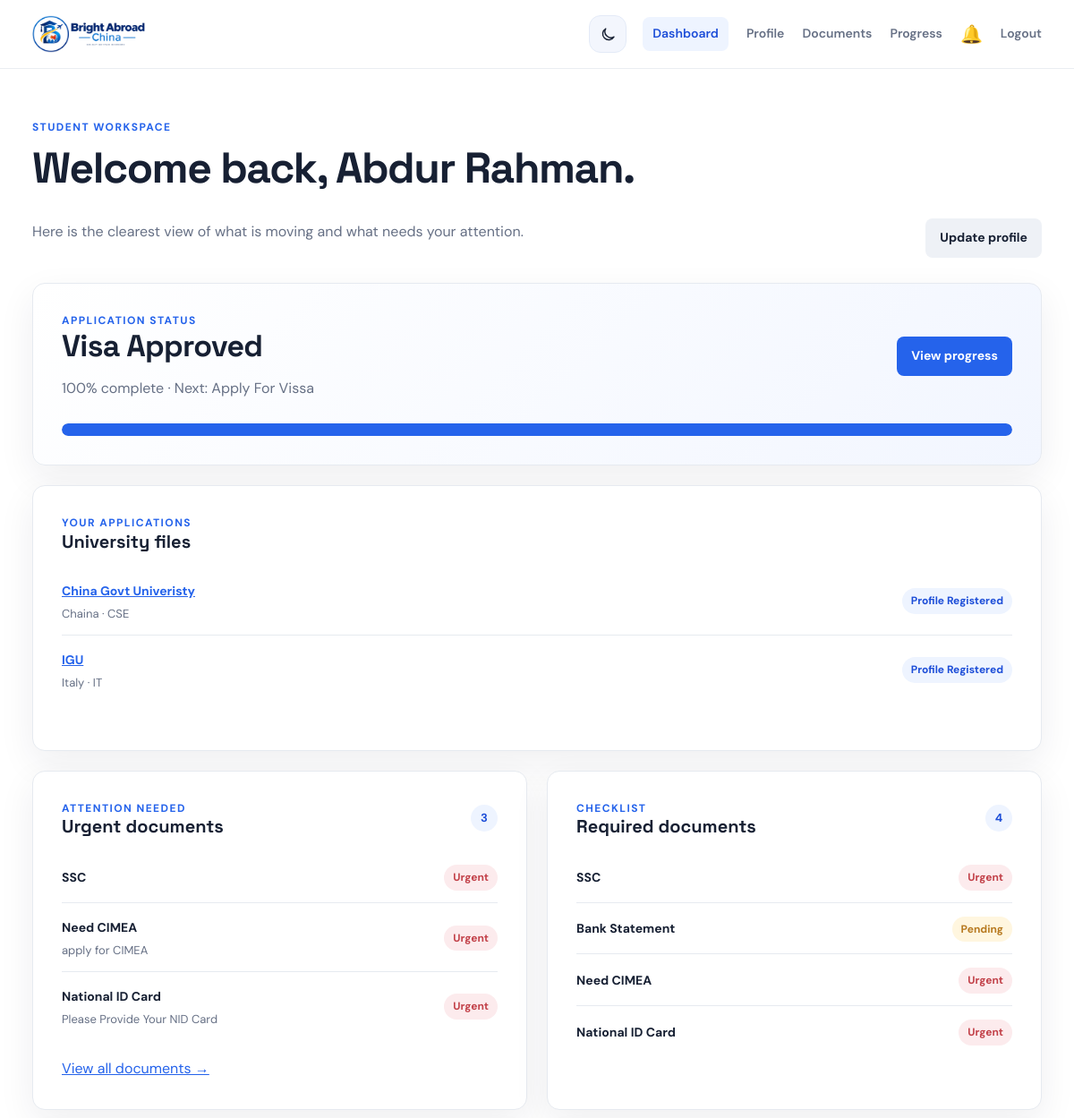
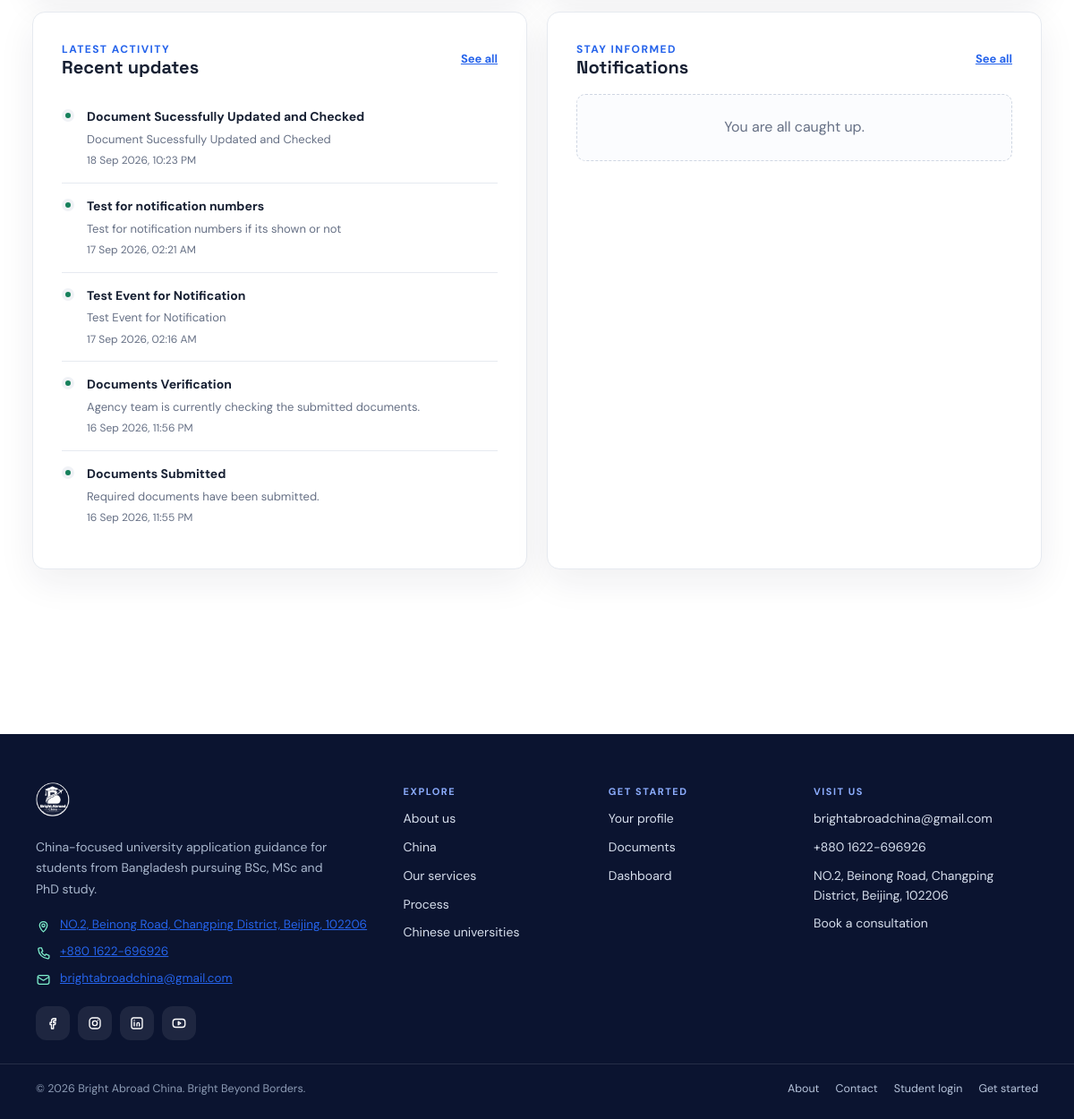
/students/dashboard/ (signed in), run on the app's committed database (2 pictures, top to bottom).
### accounts/models.py (models this page shows, shortened)
class User(AbstractUser):
    ROLE_CHOICES = (
        ("student", "Student"),
        ("staff", "Staff"),
    )
    role = models.CharField(
        max_length=20,
        choices=ROLE_CHOICES,
        default="student"
    )
    phone = models.CharField(
        max_length=20,
        blank=True
    )

### students/models.py (models this page shows, shortened)
class StudentProfile(models.Model):
    GENDER_CHOICES = (
        ("male", "Male"),
        ("female", "Female"),
        ("other", "Other"),
    )
    user = models.OneToOneField(
        settings.AUTH_USER_MODEL,
        on_delete=models.CASCADE,
        related_name="student_profile"
    )
    full_name = models.CharField(
        max_length=150,
        blank=True
    )
    date_of_birth = models.DateField(
        null=True,
        blank=True
    )
    gender = models.CharField(
        max_length=20,
        choices=GENDER_CHOICES,
        blank=True
    )
    passport_number = models.CharField(
        max_length=50,
        blank=True
    )
    passport_expiry = models.DateField(
        null=True,
        blank=True
    )
    address = models.TextField(
        blank=True
    )
    city = models.CharField(
        max_length=100,
        blank=True
    )
    drive_link = models.URLField(
        blank=True
    )
    country = models.CharField(
        max_length=100,
        default="Bangladesh"
    )
    STATUS_CHOICES = (
        ("registered", "Profile Registered"),
        ("verification", "Profile Verification & File Preparation"),
        ("documents", "Document Collection & Review"),
        ("professor_outreach", "Professor Outreach & Acceptance Process (For Master's/Research Programs)"),
        ("application", "University Application In Progress"),
        ("interview", "Interview Preparation / Interview Scheduled"),
        ("offer", "Admission Offer & Official Documents Received"),
        ("visa_processing", "Visa Application Processing"),
        ("visa_approved", "Visa Approved"),
        ("pre_departure", "Pre-Departure Preparation & Ready to Fly"),
    )
    STATUS_PROGRESS = {
        "registered": 5,
        "verification": 20,
        "documents": 30,
        "professor_outreach": 30,
        "application": 40,
        "interview": 50,
        "offer": 90,
        "visa_processing": 95,
        "visa_approved": 100,
        "pre_departure": 100,
    }
    current_status = models.CharField(
        max_length=30,
        choices=STATUS_CHOICES,
        default="registered"
    )
    progress = models.PositiveIntegerField(
        default=0
    )
    next_step = models.CharField(
        max_length=255,
        blank=True
    )
    destination_country = models.CharField(
        max_length=100,
        blank=True
    )
    university = models.CharField(
        max_length=200,
        blank=True
    )
    course = models.CharField(
        max_length=200,
        blank=True
    )
    intake = models.CharField(
        max_length=100,
        blank=True
    )
    emergency_contact_name = models.CharField(
        max_length=150,
        blank=True
    )
    emergency_contact_phone = models.CharField(
        max_length=30,
        blank=True
    )
    emergency_contact_relation = models.CharField(
        max_length=100,
        blank=True
    )
    created_at = models.DateTimeField(
        auto_now_add=True
    )
    updated_at = models.DateTimeField(
        auto_now=True
    )

class StudentApplication(models.Model):
    STATUS_CHOICES = StudentProfile.STATUS_CHOICES
    student = models.ForeignKey(
        StudentProfile,
        on_delete=models.CASCADE,
        related_name="applications"
    )
    destination_country = models.CharField(max_length=100)
    university = models.CharField(max_length=200)
    course = models.CharField(max_length=200)
    intake = models.CharField(max_length=100, blank=True)
    drive_link = models.URLField(blank=True)
    current_status = models.CharField(
        max_length=30,
        choices=STATUS_CHOICES,
        default="registered"
    )
    progress = models.PositiveIntegerField(default=0)
    next_step = models.CharField(max_length=255, blank=True)
    created_at = models.DateTimeField(auto_now_add=True)
    updated_at = models.DateTimeField(auto_now=True)
    class Meta:
        ordering = ("-updated_at", "-created_at")

class Document(models.Model):
    PRIORITY_CHOICES = (
        ("normal", "Normal"),
        ("urgent", "Urgent"),
    )
    student = models.ForeignKey(
        StudentProfile,
        on_delete=models.CASCADE,
        related_name="documents"
    )
    application = models.ForeignKey(
        StudentApplication,
        on_delete=models.CASCADE,
        related_name="documents",
        null=True,
        blank=True
    )
    name = models.CharField(
        max_length=200
    )
    required = models.BooleanField(
        default=True
    )
    received = models.BooleanField(
        default=False
    )
    priority = models.CharField(
        max_length=20,
        choices=PRIORITY_CHOICES,
        default="normal"
    )
    note = models.TextField(
        blank=True
    )
    created_at = models.DateTimeField(
        auto_now_add=True
    )
    updated_at = models.DateTimeField(
        auto_now=True
    )

class TimelineEvent(models.Model):
    student = models.ForeignKey(
        StudentProfile,
        on_delete=models.CASCADE,
        related_name="timeline_events"
    )
    application = models.ForeignKey(
        StudentApplication,
        on_delete=models.CASCADE,
        related_name="timeline_events",
        null=True,
        blank=True
    )
    title = models.CharField(
        max_length=200
    )
    description = models.TextField(
        blank=True
    )
    is_completed = models.BooleanField(
        default=False
    )
    event_date = models.DateTimeField()
    created_at = models.DateTimeField(
        auto_now_add=True
    )
    class Meta:
        ordering = ["-event_date"]

### students/views.py (the view)
@login_required
def dashboard_view(request):
    profile, created = StudentProfile.objects.get_or_create(
        user=request.user
    )
    documents = profile.documents.all()
    urgent_documents = documents.filter(
        required=True,
        received=False,
        priority="urgent"
    )
    missing_documents = documents.filter(
        required=True,
        received=False
    )
    timeline = profile.timeline_events.all()[:5]
    notifications = profile.notifications.filter(
        is_read=False
    )[:5]
    applications = profile.applications.all()
    return render(
        request,
        "students/dashboard.html",
        {
            "profile": profile,
            "urgent_documents": urgent_documents,
            "missing_documents": missing_documents,
            "timeline": timeline,
            "notifications": notifications,
            "applications": applications,
        }
    )

### students/context_processors.py (called while the page is built)
def notification_context(request):
    unread_notification_count = 0
    recent_notifications = []
    user = getattr(request, "user", None)
    if user is not None and user.is_authenticated:
        profile = StudentProfile.objects.filter(
            user=user
        ).first()
        if profile is not None:
            recent_notifications = list(profile.notifications.all()[:5])
            unread_notification_count = profile.notifications.filter(
                is_read=False
            ).count()
    return {
        "unread_notification_count": unread_notification_count,
        "recent_notifications": recent_notifications,
    }

### templates/students/dashboard.html (shortened to what this page needs)
{% extends "base.html" %}
{% block content %}
<div class="page-heading">
    <div>
        <p class="eyebrow">Student workspace</p>
        <h1>Welcome back, {{ user.first_name|default:user.username }}.</h1>
        <p class="muted">Here is the clearest view of what is moving and what needs your attention.</p>
    </div>
    <a class="button button-secondary" href="{% url 'profile' %}">Update profile</a>
</div>
<div class="dashboard-status card">
    <div class="status-summary">
        <div>
            <p class="eyebrow">Application status</p>
            <h2>{{ profile.get_current_status_display }}</h2>
            <p>{{ profile.progress }}% complete{% if profile.next_step %} · Next: {{ profile.next_step }}{% endif %}</p>
        </div>
        <a class="button" href="{% url 'progress' %}">View progress</a>
    </div>
    <progress class="application-progress" value="{{ profile.progress }}" max="100">{{ profile.progress }}%</progress>
</div>
<section class="card dashboard-grid">
    <div class="section-heading"><div><p class="eyebrow">Your applications</p><h3>University files</h3></div></div>
    {% if applications %}
        <div class="item-list">
            {% for application in applications %}
                <div class="list-item"><div><a href="{% url 'application_detail' application.id %}"><strong>{{ application.university }}</strong></a><p>{{ application.destination_country }} · {{ application.course }}</p></div><span class="status-pill">{{ application.get_current_status_display }}</span></div>
            {% endfor %}
        </div>
    {% else %}<div class="empty-state">Your agency has not added an application file yet.</div>{% endif %}
</section>
<div class="grid-2 dashboard-grid">
    <section class="card">
        <div class="section-heading"><div><p class="eyebrow">Attention needed</p><h3>Urgent documents</h3></div><span class="count-badge">{{ urgent_documents|length }}</span></div>
        {% if urgent_documents %}
            <div class="item-list">
                {% for document in urgent_documents %}
                    <div class="list-item"><div><strong>{{ document.name }}</strong>{% if document.note %}<p>{{ document.note }}</p>{% endif %}</div><span class="status-pill danger">Urgent</span></div>
                {% endfor %}
            </div>
        {% else %}<div class="empty-state">No urgent documents at the moment.</div>{% endif %}
        <a class="button-ghost" href="{% url 'documents' %}">View all documents →</a>
    </section>
    <section class="card">
        <div class="section-heading"><div><p class="eyebrow">Checklist</p><h3>Required documents</h3></div><span class="count-badge">{{ missing_documents|length }}</span></div>
        {% if missing_documents %}
            <div class="item-list">
                {% for document in missing_documents %}<div class="list-item"><strong>{{ document.name }}</strong>{% if document.priority == "urgent" %}<span class="status-pill danger">Urgent</span>{% else %}<span class="status-pill warning">Pending</span>{% endif %}</div>{% endfor %}
            </div>
        {% else %}<div class="empty-state">All required documents have been received.</div>{% endif %}
    </section>
</div>
<div class="grid-2 dashboard-grid">
    <section class="card">
        <div class="section-heading"><div><p class="eyebrow">Latest activity</p><h3>Recent updates</h3></div><a href="{% url 'progress' %}">See all</a></div>
        {% if timeline %}
            <div class="timeline-list">{% for event in timeline %}<div class="timeline-row"><span class="timeline-dot {% if event.is_completed %}complete{% endif %}"></span><div><strong>{{ event.title }}</strong><p>{{ event.description }}</p><small>{{ event.event_date|date:"d M Y, h:i A" }}</small></div></div>{% endfor %}</div>
        {% else %}<div class="empty-state">No updates yet.</div>{% endif %}
    </section>
    <section class="card">
        <div class="section-heading"><div><p class="eyebrow">Stay informed</p><h3>Notifications</h3></div><a href="{% url 'notifications' %}">See all</a></div>
        {% if notifications %}<div class="item-list">{% for notification in notifications %}<div class="notification-row"><strong>{{ notification.title }}</strong><p>{{ notification.message }}</p><small>{{ notification.created_at|date:"d M Y, h:i A" }}</small></div>{% endfor %}</div>{% else %}<div class="empty-state">You are all caught up.</div>{% endif %}
    </section>
</div>
{% endblock %}

### static/css/agency.css (style rules this page uses)
html { scroll-behavior: smooth; scroll-padding-top: 96px; -webkit-text-size-adjust: 100%; overflow-x: hidden !important; }
body { -webkit-tap-highlight-color: transparent; overflow-x: hidden !important; }

### data on the page
User: first_name "Abdur Rahman"
StudentProfile: current_status "Visa Approved", progress "100", next_step "Apply For Vissa"
StudentApplication: university "China Govt Univeristy", destination_country "Chaina", course "CSE", current_status "Profile Registered"
StudentApplication: university "IGU", destination_country "Italy", course "IT", current_status "Profile Registered"
Document: name "SSC", priority "Urgent"
Document: name "Need CIMEA", note "apply for CIMEA", priority "Urgent"
Document: name "National ID Card", note "Please Provide Your NID Card", priority "Urgent"
Document: name "Bank Statement", priority "Pending"
TimelineEvent: is_completed True (drawn), title "Document Sucessfully Updated and Checked", description "Document Sucessfully Updated and Checked", event_date "18 Sep 2026, 10:23 PM"
TimelineEvent: is_completed True (drawn), title "Test for notification numbers", description "Test for notification numbers if its shown or not", event_date "17 Sep 2026, 02:21 AM"
TimelineEvent: is_completed True (drawn), title "Test Event for Notification", description "Test Event for Notification", event_date "17 Sep 2026, 02:16 AM"
TimelineEvent: is_completed True (drawn), title "Documents Verification", description "Agency team is currently checking the submitted documents.", event_date "16 Sep 2026, 11:56 PM"
TimelineEvent: is_completed True (drawn), title "Documents Submitted", description "Required documents have been submitted.", event_date "16 Sep 2026, 11:55 PM"

### other printed values
{{ urgent_documents|length }} "3"
{{ missing_documents|length }} "4"
